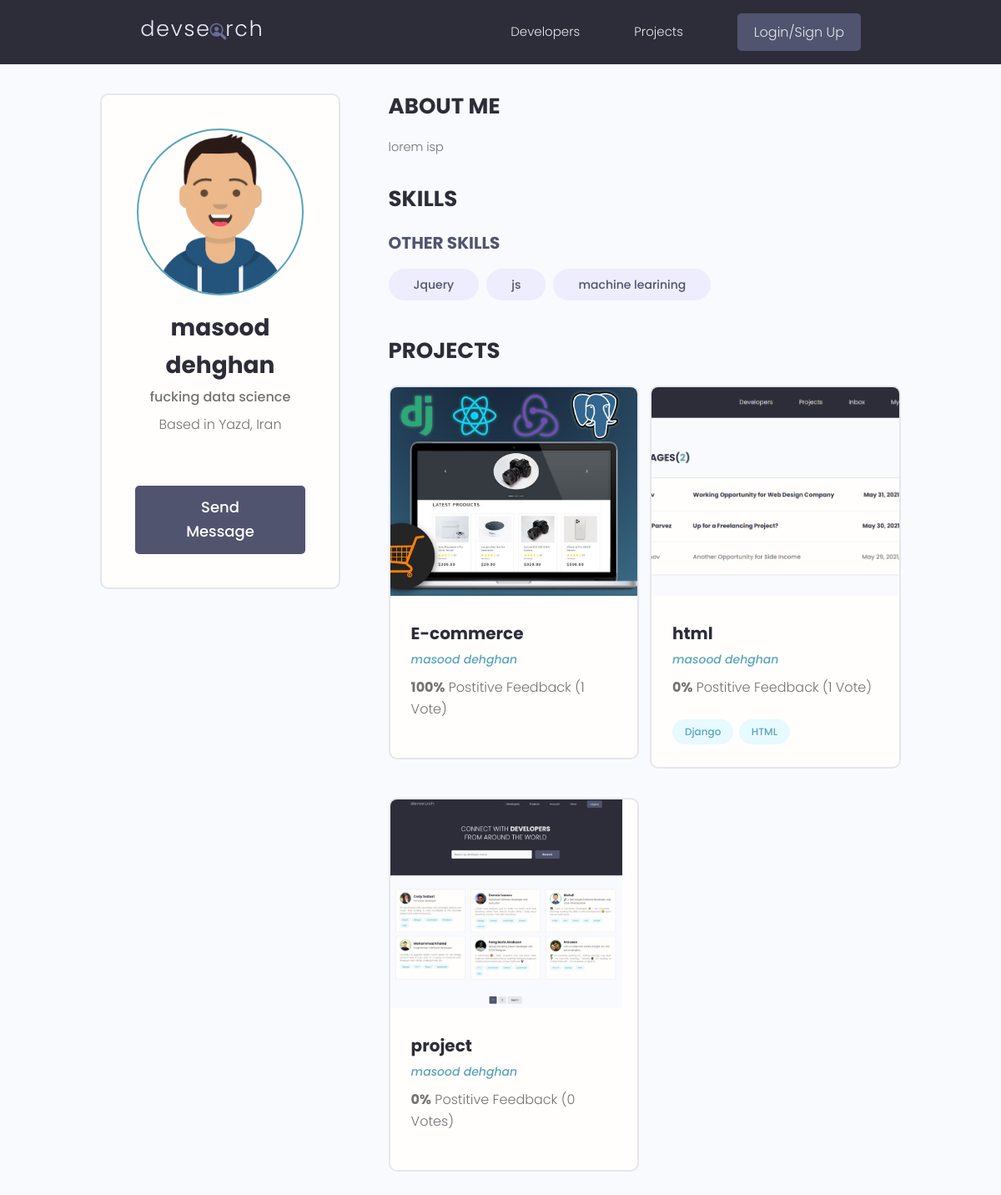
/profile/ee063fad-1ebf-4eb3-b859-b5c774eddd48/, run on the app's committed database.
### users/models.py (models this page shows, shortened)
class Profile(models.Model):
    user = models.OneToOneField(User, on_delete=models.CASCADE, null=True, blank=True)
    name = models.CharField(max_length=200, blank=True, null=True)
    email = models.EmailField(max_length=500, blank=True, null=True)
    username = models.CharField(max_length=200, blank=True, null=True)
    location = models.CharField(max_length=200, blank=True, null=True)
    short_intro = models.CharField(max_length=200, blank=True, null=True)
    bio = models.TextField(blank=True, null=True)
    profile_image = models.ImageField(null=True, blank=True, default='profiles/user-default.png', upload_to='profiles/')
    social_github = models.CharField(max_length=200, blank=True, null=True)
    social_linkedin = models.CharField(max_length=200, blank=True, null=True)
    social_youtube = models.CharField(max_length=200, blank=True, null=True)
    social_twitter = models.CharField(max_length=200, blank=True, null=True)
    social_website = models.CharField(max_length=200, blank=True, null=True)
    created = models.DateTimeField(auto_now_add=True)
    id = models.UUIDField(default=uuid.uuid4, unique=True, primary_key=True, editable=False)

class Skill(models.Model):
    owner = models.ForeignKey(Profile, on_delete=models.CASCADE, null=True, blank=True)
    name = models.CharField(max_length=200, blank=True, null=True)
    description = models.TextField(max_length=300, blank=True, null=True)
    created = models.DateTimeField(auto_now_add=True)
    id = models.UUIDField(default=uuid.uuid4, unique=True, primary_key=True, editable=False)

### projects/models.py (models this page shows, shortened)
class Project(models.Model):
    title = models.CharField(max_length=200)
    description =  models.TextField(null=True, blank=True)
    demo_link = models.CharField(max_length=2000, null=True, blank=True)
    featured_image = models.ImageField(null=True, blank=True, default='default.jpg')
    source_link = models.CharField(max_length=2000, null=True, blank=True)
    tags = models.ManyToManyField('Tag', blank=True)
    vote_total = models.IntegerField(default=0, null=True, blank=True)
    vote_ratio = models.IntegerField(default=0, null=True, blank=True)
    owner = models.ForeignKey(Profile, on_delete=models.SET_NULL, null=True, blank=True)
    created = models.DateTimeField(auto_now_add=True)
    id = models.UUIDField(default=uuid.uuid4, unique=True, primary_key=True, editable=False)
    class Meta:
        ordering = ['-vote_ratio', '-vote_total', 'title']

class Tag(models.Model):
    name = models.CharField(max_length=200)
    created = models.DateTimeField(auto_now_add=True)
    id = models.UUIDField(default=uuid.uuid4, unique=True, primary_key=True, editable=False)
    def __str__(self):
        return self.name

### users/views.py (the view)
# urls.py: path('profile/<str:pk>/' ,views.user_profile, name='user-profile'),
def user_profile(request, pk):
    profile = Profile.objects.get(id=pk)
    top_skill = profile.skill_set.exclude(description__exact="")
    other_skill = profile.skill_set.filter(description="")
    context={'profile':profile,
            'top_skill':top_skill,
            'other_skill':other_skill,
        }
    return render(request, 'users/user-profile.html', context)

### users/templates/users/user-profile.html (shortened to what this page needs)
{% extends 'main.html' %}
{% block content %}
<main class="profile my-md">
    <div class="container">
      <div class="layout">
        <div class="column column--1of3">
          <div class="card text-center">
            <div class="card__body dev">
              <img class="avatar avatar--xl" src="{{profile.profile_image.url}}" />
              <h2 class="dev__name">{{profile.name}}</h2>
              <p class="dev__title">{{profile.short_intro}}</p>
              <p class="dev__location">Based in {{profile.location|default_if_none:'somewhere'}}</p>
              {% if request.user.profile.id != profile.id %}
              <a href="{% url 'create-message' profile.id %}" class="btn btn--sub btn--lg">Send Message </a>
              {% endif %}
            </div>
          </div>
        </div>
        <div class="column column--2of3">
          <div class="devInfo">
            <h3 class="devInfo__title">About Me</h3>
            <p class="devInfo__about">
             {{profile.bio}}
            </p>
          </div>
          <div class="devInfo">
            <h3 class="devInfo__title">Skills</h3>
            <div class="devInfo__skills">
              <h3 class="devInfo__subtitle">Other Skills</h3>
              <div class="devInfo__otherSkills">
                  {%for skill in other_skill%}
                <span class="tag tag--pill tag--sub tag--lg">
                  <small>{{skill.name}}</small>
                </span>
                {% endfor %}
              </div>
            </div>
          </div>
          <div class="devInfo">
            <h3 class="devInfo__title">Projects</h3>
            <div class="grid grid--two">
            {% for project in profile.project_set.all  %}
              <div class="column">
                <div class="card project">
                  <a href="{% url 'project' project.id %}" class="project">
                    <img class="project__thumbnail" src="{{project.featured_image.url}}" alt="project thumbnail" />
                    <div class="card__body">
                      <h3 class="project__title">{{project.title}}</h3>
                      <p><a class="project__author" href="{%url 'user-profile'  project.owner.id %}">{{project.owner.name}}</a></p>
                      <p class="project--rating">
                        <span style="font-weight: bold;">{{project.vote_ratio}}%</span> Postitive
                        Feedback ({{project.vote_total}} Vote{{project.vote_total|pluralize:'s'}})
                      </p>
                      <div class="project__tags">
                        {% for tag in project.tags.all %}
                        <span class="tag tag--pill tag--main">
                          <small>{{tag}}</small>
                        </span>
                        {% endfor %}
                      </div>
                    </div>
                  </a>
                </div>
              </div>
              {% endfor %}
            </div>
          </div>
        </div>
      </div>
    </div>
  </main>
{% endblock content %}

### static/style/app.css (style rules this page uses)
:root { --color-sub: #2d2d39; }
.btn--sub { background-color: var(--color-sub-light); }
.card { border: 2px solid var(--color-light); }
img { width: 100%; }
.profile .card > .dev { padding: 4rem; }
.dev__name { color: var(--color-sub); font-size: 2.8rem; font-weight: 700; margin-top: 1rem; margin-bottom: 0.5rem; }
.dev__title { font-size: 1.6rem; font-weight: 500; line-height: 1.3; }
.dev__location { margin-top: 1rem; }
.devInfo { margin-bottom: 3rem; }
.devInfo__title, .devInfo__subtitle { font-size: 2.6rem; color: var(--color-sub); text-transform: uppercase; font-weight: 700; margin-bottom: 1.5rem; }
.devInfo__subtitle { font-size: 2rem; color: var(--color-sub-light); }
.devInfo__about, .devSkill__info { font-size: 1.45rem; line-height: 1.7; text-align: justify; }
.project__author { font-size: 1.4rem; font-style: italic; }
.project--rating { margin-bottom: 1.6em; margin-top: .5em; }
.project__thumbnail { height: 25rem; object-fit: cover; object-position: top center; }
.project__title { font-size: 2rem; font-weight: 700; color: var(--color-sub); }

### static/uikit/styles/modules/_variables.css (style rules this page uses)
:root { --color-main: #5aa5b9; --color-main-light: #e6faff; --color-sub: #3f4156; --color-sub-light: #51546e; --color-sub-lighter: #ededfd; --color-text: #737373; --color-gray: #8b8b8b; --color-light: #e5e7eb; --color-light-gray: #767676; --color-bg: #f8fafd; --color-white: #fffefd; --color-white-light: #f3f3f3; --color-success: #359e64; --color-success-bg: #def8e8; --color-error: #fc4b0b; --color-error-bg: #fff2ee; --font-base: 'Poppins', arial, helvetica, 'Segoe UI', roboto, ubuntu, sans-serif; --font-monospace: 'Fira Code', 'Courier New', courier, monospace; --font-regular: 300; --font-medium: 500; --font-bold: 700; --generic-shadow: 1px 1px 5px #00000010; --generic-transition: all 0.3s ease-in-out; }

### static/uikit/styles/modules/_base.css (style rules this page uses)
* { margin: 0; padding: 0; box-sizing: border-box; text-rendering: optimizeLegibility; color: inherit; font-size: inherit; }
html { font-size: 50%; }
@media only screen and (min-width: 480px) { html { font-size: 56.25%; } }
@media only screen and (min-width: 1200px) { html { font-size: 62.5%; } }
body { line-height: 1.6; font-weight: 400; font-size: 1.5rem; color: var(--color-text); background-color: var(--color-bg); min-height: 100vh; }

### static/uikit/styles/modules/_typography.css (style rules this page uses)
* { font-family: var(--font-base); }
h2 { font-size: 3.6rem; font-weight: var(--font-bold); }
h3 { font-size: 3.2rem; font-weight: var(--font-medium); }
p, span, strong { font-size: 1.6rem; color: var(--color-text); font-weight: var(--font-regular); }
a { padding-bottom: 2px; text-decoration: none; display: inline-block; color: var(--color-main); font-weight: var(--font-medium); }

### static/uikit/styles/modules/_utilities.css (style rules this page uses)
.container { width: 92%; max-width: 165rem; margin: 0 auto; box-sizing: border-box; }
@media screen and (min-width: 1000px) { .container { width: 90%; } }
@media screen and (min-width: 1200px) { .container { width: 80%; } }
.text-center { text-align: center; }
.my-md { margin: 3rem auto; }

### static/uikit/styles/modules/_avatar.css (style rules this page uses)
.avatar { border-radius: 50%; border: 2px solid var(--color-main); object-fit: cover; }
.avatar--xl { height: 20rem; width: 20rem; }

### static/uikit/styles/modules/_button.css (style rules this page uses)
.btn { display: inline-block; position: relative; cursor: pointer; background-color: var(--color-light); font-weight: var(--font-medium); color: var(--color-sub); text-decoration: none; padding: 1rem 2rem; border-radius: 0.5rem; border: none; width: -webkit-fit-content; width: -moz-fit-content; width: fit-content; height: -webkit-fit-content; height: -moz-fit-content; height: fit-content; font-size: 1.6rem; outline-width: 0; outline-color: transparent; -webkit-backface-visibility: hidden; backface-visibility: hidden; transition: all 0.3s ease-in-out; }
.btn--sub { background-color: var(--color-sub); color: var(--color-white); }
.btn--lg { font-size: 1.8rem; padding: 1.2rem 4.5rem; }

### static/uikit/styles/modules/_card.css (style rules this page uses)
.card { border-radius: 1rem; background-color: var(--color-white); border: 1.5px solid var(--color-light); width: auto; height: auto; margin-top: 0.5rem; margin-bottom: 0.5rem; overflow: hidden; }
.card__body, .card__header { padding: 2rem 2.5rem; }

### static/uikit/styles/modules/_grid.css (style rules this page uses)
.grid { display: flex; flex-wrap: wrap; justify-content: flex-start; align-items: stretch; }
.grid > .column { min-width: 28rem; margin-bottom: 2.5rem; }
.grid--two > .column { flex-basis: 100%; }
@media screen and (min-width: 800px) { .grid--two { margin-right: -2%; } }
@media screen and (min-width: 800px) { .grid--two > .column { margin-right: 2%; } }
@media screen and (min-width: 800px) { .grid--two > .column { flex-basis: 48%; } }

### data on the page
Profile: profile_image (picture), name "masood dehghan", short_intro "fucking data science", location "Yazd, Iran", bio "lorem isp"
Skill: name "Jquery"
Skill: name "js"
Skill: name "machine learining"
Project: featured_image (picture), title "E-commerce", owner.name "masood dehghan", vote_ratio "100", vote_total "1"
Project: featured_image (picture), title "html", owner.name "masood dehghan", vote_ratio "0", vote_total "1"
Tag: name "Django"
Tag: name "HTML"
Project: featured_image (picture), title "project", owner.name "masood dehghan", vote_ratio "0", vote_total "0"
